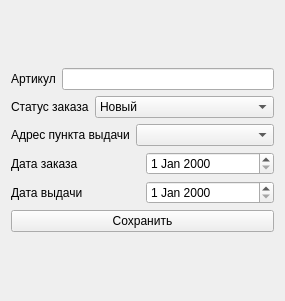
<?xml version="1.0" encoding="UTF-8"?>
<ui version="4.0">
    <class>Form</class>
    <widget class="QWidget" name="Form">
        <property name="geometry">
            <rect>
                <x>0</x>
                <y>0</y>
                <width>285</width>
                <height>301</height>
            </rect>
        </property>
        <property name="sizePolicy">
            <sizepolicy hsizetype="Fixed" vsizetype="Fixed">
                <horstretch>0</horstretch>
                <verstretch>0</verstretch>
            </sizepolicy>
        </property>
        <property name="windowTitle">
            <string>Form</string>
        </property>
        <layout class="QVBoxLayout" name="verticalLayout_2">
            <item>
                <layout class="QVBoxLayout" name="verticalLayout">
                    <item>
                        <layout class="QHBoxLayout" name="horizontalLayout">
                            <item>
                                <widget class="QLabel" name="label">
                                    <property name="sizePolicy">
                                        <sizepolicy hsizetype="Maximum"
                                                    vsizetype="Preferred">
                                            <horstretch>0</horstretch>
                                            <verstretch>0</verstretch>
                                        </sizepolicy>
                                    </property>
                                    <property name="text">
                                        <string>Артикул</string>
                                    </property>
                                    <property name="alignment">
                                        <set>Qt::AlignCenter</set>
                                    </property>
                                </widget>
                            </item>
                            <item>
                                <widget class="QLineEdit"
                                        name="order_article_line_edit"/>
                            </item>
                        </layout>
                    </item>
                    <item>
                        <layout class="QHBoxLayout" name="horizontalLayout_3">
                            <item>
                                <widget class="QLabel" name="label_2">
                                    <property name="text">
                                        <string>Статус заказа</string>
                                    </property>
                                </widget>
                            </item>
                            <item>
                                <widget class="QComboBox"
                                        name="order_status_combo_box">
                                    <property name="sizePolicy">
                                        <sizepolicy hsizetype="Expanding"
                                                    vsizetype="Fixed">
                                            <horstretch>0</horstretch>
                                            <verstretch>0</verstretch>
                                        </sizepolicy>
                                    </property>
                                    <item>
                                        <property name="text">
                                            <string>Новый</string>
                                        </property>
                                    </item>
                                    <item>
                                        <property name="text">
                                            <string>Завершен</string>
                                        </property>
                                    </item>
                                </widget>
                            </item>
                        </layout>
                    </item>
                    <item>
                        <layout class="QHBoxLayout" name="horizontalLayout_4">
                            <item>
                                <widget class="QLabel" name="label_3">
                                    <property name="text">
                                        <string>Адрес пункта выдачи</string>
                                    </property>
                                </widget>
                            </item>
                            <item>
                                <widget class="QComboBox"
                                        name="order_pickup_point_combo_box">
                                    <property name="sizePolicy">
                                        <sizepolicy hsizetype="Expanding"
                                                    vsizetype="Fixed">
                                            <horstretch>0</horstretch>
                                            <verstretch>0</verstretch>
                                        </sizepolicy>
                                    </property>
                                </widget>
                            </item>
                        </layout>
                    </item>
                    <item>
                        <layout class="QHBoxLayout" name="horizontalLayout_5">
                            <item>
                                <widget class="QLabel" name="label_4">
                                    <property name="text">
                                        <string>Дата заказа</string>
                                    </property>
                                </widget>
                            </item>
                            <item>
                                <widget class="QDateEdit"
                                        name="order_date_edit"/>
                            </item>
                        </layout>
                    </item>
                    <item>
                        <layout class="QHBoxLayout" name="horizontalLayout_6">
                            <item>
                                <widget class="QLabel" name="label_5">
                                    <property name="text">
                                        <string>Дата выдачи</string>
                                    </property>
                                </widget>
                            </item>
                            <item>
                                <widget class="QDateEdit"
                                        name="deliver_date_edit"/>
                            </item>
                        </layout>
                    </item>
                    <item>
                        <layout class="QHBoxLayout" name="horizontalLayout_13">
                            <item>
                                <widget class="QPushButton"
                                        name="submit_button">
                                    <property name="text">
                                        <string>Сохранить</string>
                                    </property>
                                </widget>
                            </item>
                        </layout>
                    </item>
                </layout>
            </item>
        </layout>
    </widget>
    <resources/>
    <connections/>
</ui>
